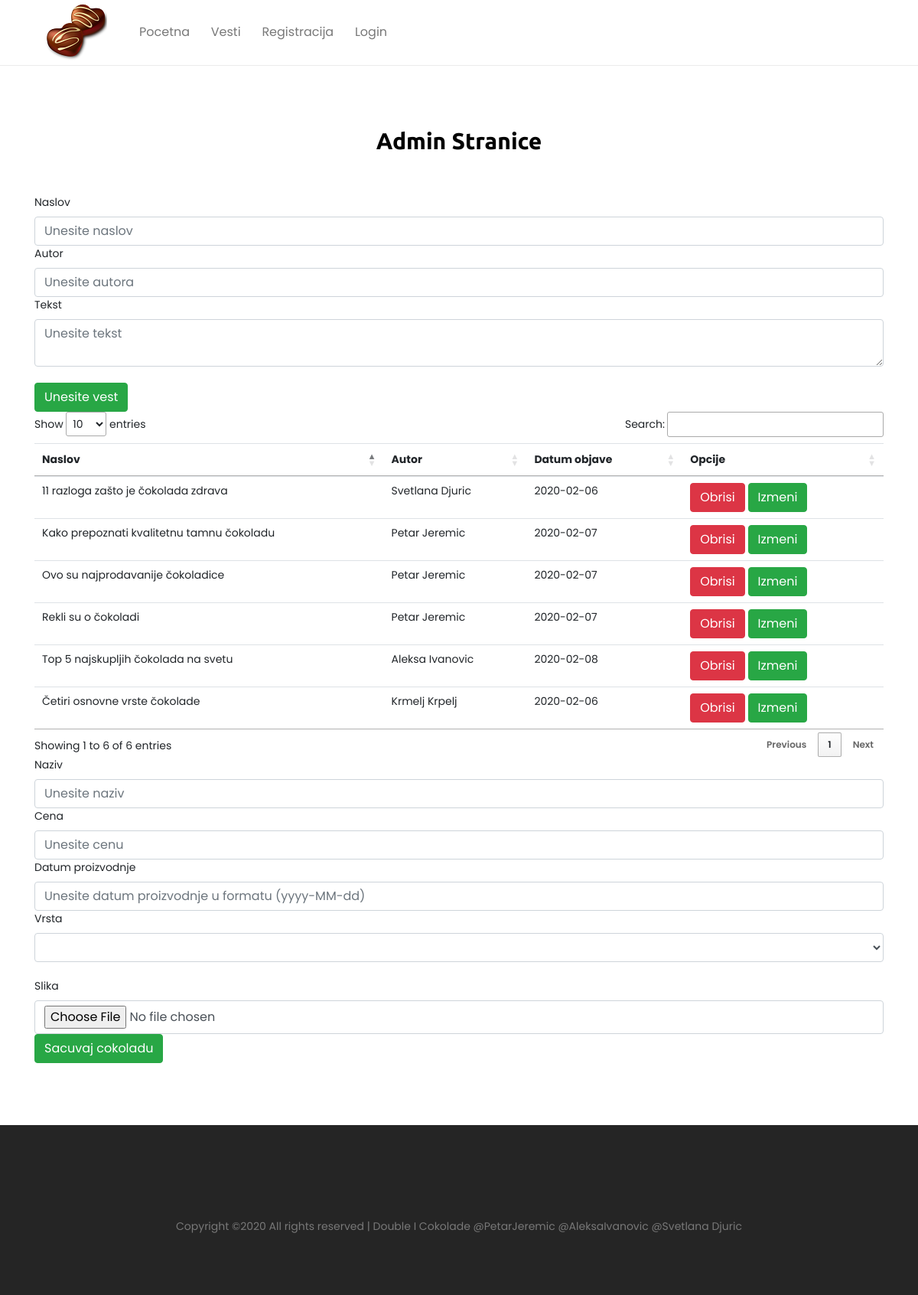
The app's page /seminarski/adminStrane.php with its own data.
### tables this page shows
CREATE TABLE `vest` (
  `vestID` int(11) NOT NULL,
  `naslov` varchar(255) NOT NULL,
  `tekst` text NOT NULL,
  `datumObjave` date NOT NULL,
  `autor` varchar(255) NOT NULL
);

### seminarski/inicijalizacija.php (called while the page is built, shortened)
<?php
include 'klase/vestClass.php';
if(!isset($_SESSION['ulogovaniUser'])){
  $user = new User();
  $user->ulogovan = false;
}
 ?>

### seminarski/klase/vestClass.php (called while the page is built, shortened)
<?php
class Vest {
    public $vestID;
    public $naslov;
    public $autor;
    public $datumObjave;
    public function getVestID() {
        return $this->vestID;
    }
    public function getNaslov() {
        return $this->naslov;
    }
    public function getAutor() {
        return $this->autor;
    }
    public function getDatumObjave() {
        return $this->datumObjave;
    }
    public function vratiPodatke($konekcija){
      $query = "SELECT * FROM vest";
      $rez = $konekcija->query($query);
      $niz = [];
      while($red = $rez->fetch_assoc()){
        $vest = new Vest();
        $vest->vestID = $red['vestID'];
        $vest->naslov = $red['naslov'];
        $vest->tekst = $red['tekst'];
        $vest->datumObjave = $red['datumObjave'];
        $vest->autor = $red['autor'];
        $niz[] = $vest;
      }
      return $niz;
    }
}

### seminarski/adminStrane.php (the view, shortened to what this page needs)
<?php include 'inicijalizacija.php';
 ?>
<!DOCTYPE html>
<html lang="en">
<head>
    <link rel="stylesheet" href="css/core-style.css">
    <link rel="stylesheet" href="style.css">
    <link rel="stylesheet" href="//cdn.datatables.net/1.10.19/css/jquery.dataTables.min.css">
</head>
<body>
    <?php include 'header.php' ?>
    <section class="new_arrivals_area section-padding-80 clearfix">
        <div class="container">
            <div class="row">
                <div class="col-12">
                    <div class="section-heading text-center">
                        <h2>Admin stranice</h2>
                    </div>
                    <form method="POST" action="kontroler.php">
                      <label for="naslov">Naslov</label>
                      <input type="text" name="naslov" id="naslov" class="form-control" placeholder="Unesite naslov">
                      <label for="autor">Autor</label>
                      <input type="text" name="autor" id="naslov" class="form-control" placeholder="Unesite autora">
                      <label for="tekst">Tekst</label>
                      <textarea type="text" name="tekst" id="tekst" class="form-control" placeholder="Unesite tekst"></textarea>
                      <br/>
                      <input type="submit" value="Unesite vest" name="novaVest" class="btn btn-success" >
                    </form>
                </div>
            </div>
            <div class="row">
                <div class="col-12">
                  <table id="tabela" class="table table-hover">
                    <thead>
                      <tr>
                        <th>Naslov</th>
                        <th>Autor</th>
                        <th>Datum objave</th>
                        <th>Opcije</th>
                      </tr>
                    </thead>
                    <?php
                        $vest = new Vest();
                        $vesti = $vest->vratiPodatke($konekcija);
                        foreach ($vesti as $v) {
                          ?>
                          <tr>
                            <td><?= $v->getNaslov() ?></td>
                            <td><?= $v->getAutor() ?></td>
                            <td><?= $v->getDatumObjave() ?></td>
                            <td><a href="obrisi.php?id=<?= $v->getVestID()?>" class="btn btn-danger">Obrisi </a>
                              <a href="izmeni.php?id=<?= $v->getVestID()?>" class="btn btn-success">Izmeni </a> </td>
                          </tr>
                          <?php
                        }
                    ?>
                  </table>
                </div>
              </div>
              <div class="row">
                <div class="col-12">
                  <form action="upload.php" method="post" enctype="multipart/form-data">
                    <label for="naziv">Naziv</label>
                    <input type="text" name="naziv" id="naziv" class="form-control" placeholder="Unesite naziv">
                    <label for="cena">Cena</label>
                    <input type="number" name="cena" id="cena" class="form-control" placeholder="Unesite cenu">
                    <label for="datumProizvodnje">Datum proizvodnje</label>
                    <input type="text" name="datumProizvodnje" id="datumProizvodnje" class="form-control" placeholder="Unesite datum proizvodnje u formatu (yyyy-MM-dd)">
                    <label for="vrsta">Vrsta</label>
                    <select id="vrsta" name="vrsta" class="form-control">
                    </select>
                    <br/>
                    <label for="fileToUpload">Slika</label>
                    <input type="file" name="fileToUpload" class="form-control" id="fileToUpload">
                    <input type="submit" value="Sacuvaj cokoladu" name="submit" class="btn btn-success">
                  </form>
                </div>
              </div>
              <div class="row">
                <div class="col-12">
                </div>
              </div>
        </div>
    </section>
  <?php include 'footer.php' ?>
</body>
</html>

### seminarski/header.php (shortened to what this page needs)
<header class="header_area">
    <div class="classy-nav-container breakpoint-off d-flex align-items-center justify-content-between">
        <nav class="classy-navbar" id="essenceNav">
            <a class="nav-brand" href="index.html"><img src="img/logo.png" alt=""></a>
            <div class="classy-menu">
                <div class="classynav">
                    <ul>
                        <li><a href="index.php">Pocetna</a></li>
                        <li><a href="vesti.php">Vesti</a></li>
                        <?php if($_SESSION['ulogovaniUser']->ulogovan === true){
                          ?>
                          <li><a href="proizvodi.php">Proizvodi</a></li>
                          <?php
                                if($_SESSION['ulogovaniUser']->isAdmin()){
                                    ?>
                                        <li><a href="adminStrane.php">Admin Strane</a></li>
                                    <?php
                                }
                                ?>
                                  <li><a href="logout.php">Logout</a></li>
                                <?php
                        }else{
                          ?>
                          <li><a href="registracija.php">Registracija</a></li>
                          <li><a href="login.php">Login</a></li>
                          <?php
                        }
                        ?>
                    </ul>
                </div>
            </div>
        </nav>
    </div>
</header>

### seminarski/footer.php (shortened to what this page needs)
<footer class="footer_area clearfix">
    <div class="container">
        <div class="row mt-5">
            <div class="col-md-12 text-center">
                <p> Copyright &copy;<script>document.write(new Date().getFullYear());</script>
                   All rights reserved | Double I Cokolade @PetarJeremic @AleksaIvanovic @Svetlana Djuric
                </p>
            </div>
        </div>
    </div>
</footer>

### seminarski/css/core-style.css (style rules this page uses)
* { margin: 0; padding: 0; }
body { font-family: "Poppins", sans-serif; font-size: 14px; background-color: #ffffff; margin-top: 85px; }
h1, h2, h3, h4, h5, h6 { color: #000000; line-height: 1.3; font-weight: 700; font-family: "Ubuntu", sans-serif; }
p { color: #787878; font-size: 14px; line-height: 2; font-weight: 400; }
a { -webkit-transition: all 500ms ease 0s; transition: all 500ms ease 0s; text-decoration: none; outline: 0 solid transparent; color: #ffcb5f; font-weight: 600; font-size: 12px; }
ul, ol { margin: 0; }
ul li, ol li { list-style: none; }
img { height: auto; max-width: 100%; }
.section-padding-80 { padding-top: 80px; padding-bottom: 80px; }
.section-heading { margin-bottom: 50px; position: relative; z-index: 1; }
.section-heading h2 { font-size: 30px; margin-bottom: 0; text-transform: capitalize; font-weight: 600; }
.header_area { position: fixed; z-index: 900; top: 0; left: 0; width: 100%; border-bottom: 1px solid #ebebeb; -webkit-transition-duration: 500ms; transition-duration: 500ms; }
.header_area .classy-navbar, .header_area .header-meta { -webkit-box-flex: 0; -ms-flex: 0 0 50%; flex: 0 0 50%; min-width: 50%; width: 50%; }
.header_area .classy-navbar { height: 85px; padding: 5px 0 5px 5%; }
.header_area .classynav ul li a { font-size: 16px; color: #787878; }
.footer_area { position: relative; z-index: 1; background-color: #252525; padding: 70px 0 60px; }

### seminarski/style.css (style rules this page uses)
.classy-menu { max-width: 100%!important; }

### records on screen
vest: naslov "Rekli su o čokoladi", autor "Petar Jeremic", datumObjave "2020-02-07"
vest: naslov "Kako prepoznati kvalitetnu tamnu čokoladu", autor "Petar Jeremic", datumObjave "2020-02-07"
vest: naslov "11 razloga zašto je čokolada zdrava", autor "Svetlana Djuric", datumObjave "2020-02-06"
vest: naslov "Četiri osnovne vrste čokolade", autor "Krmelj Krpelj", datumObjave "2020-02-06"
vest: naslov "Top 5 najskupljih čokolada na svetu", autor "Aleksa Ivanovic", datumObjave "2020-02-08"
vest: naslov "Ovo su najprodavanije čokoladice", autor "Petar Jeremic", datumObjave "2020-02-07"
